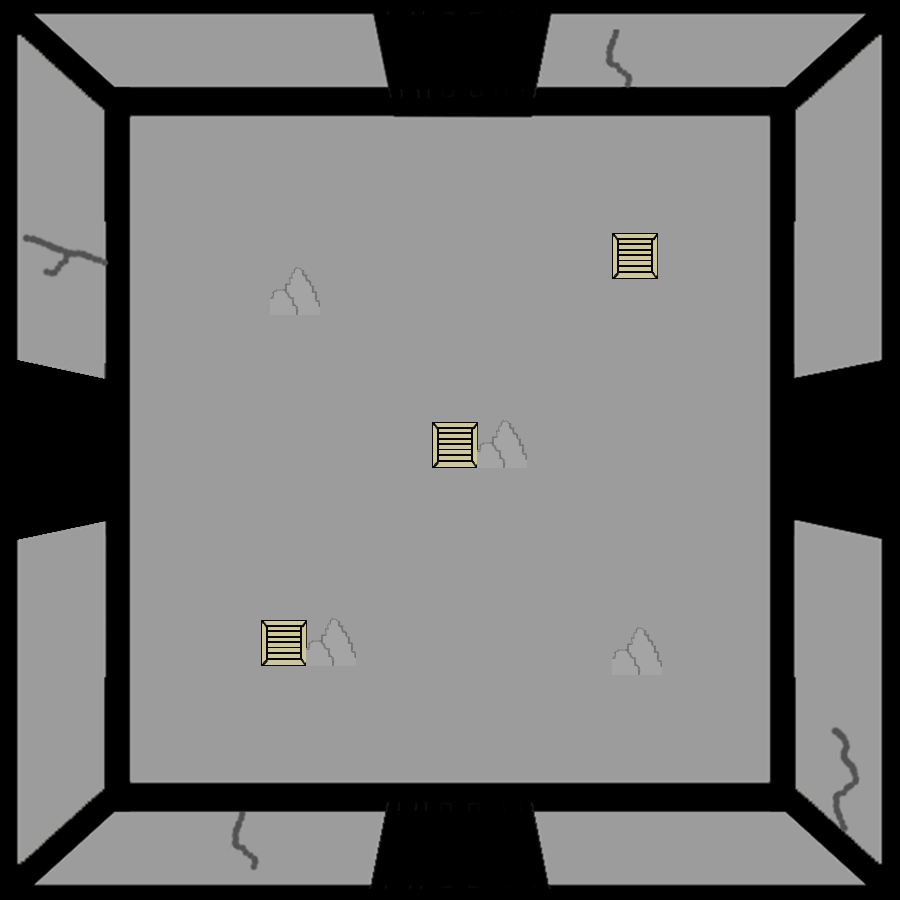

A 2D game scene composited from a Tiled map and its tileset images. What follows is a short description and the map's XML, with each tile layer's data collapsed to a summary:
An orthogonal 100x100 tile map with 9x9 px tiles, 2 tile layers (SALA, ROCAS Y CAJAS), 3 tilesets.

<map version="1.2" tiledversion="1.3.3" orientation="orthogonal" renderorder="right-down" width="100" height="100" tilewidth="9" tileheight="9" infinite="0" nextlayerid="4" nextobjectid="1">
 <tileset firstgid="1" source="CAJA.tsx" />
 <tileset firstgid="26" source="ROCAS.tsx" />
 <tileset firstgid="27" source="PRISION3.tsx" />
 <layer id="1" name="SALA" width="100" height="100">
  <data>[10000 cells, 10000 non-empty, 10000 distinct tile ids]</data>
 </layer>
 <layer id="3" name="ROCAS Y CAJAS" width="100" height="100">
  <data>[10000 cells, 854 non-empty, 801 distinct tile ids]</data>
 </layer>
</map>
